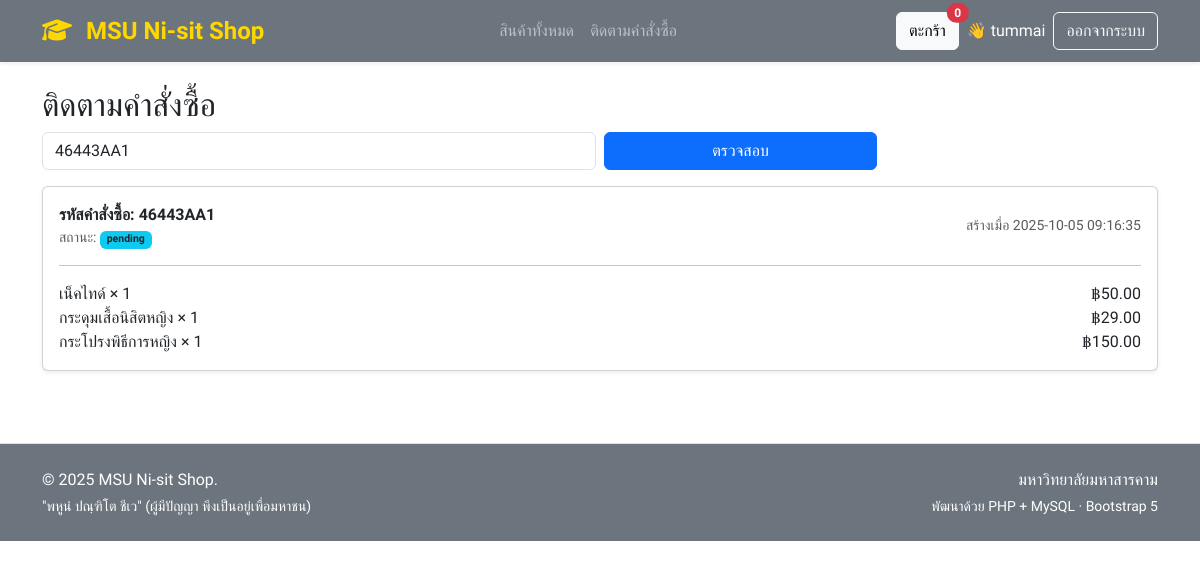
The app's page /track.php?code=46443AA1 (signed in) with its own data.
### tables this page shows
CREATE TABLE `orders` (
  `id` int(11) NOT NULL,
  `order_code` varchar(12) NOT NULL,
  `user_name` varchar(150) NOT NULL,
  `user_phone` varchar(50) NOT NULL,
  `user_email` varchar(150) DEFAULT NULL,
  `pickup_option` enum('pickup','delivery') NOT NULL DEFAULT 'pickup',
  `pickup_date` date DEFAULT NULL,
  `payment_method` varchar(50) DEFAULT NULL,
  `status` enum('pending','confirmed','preparing','ready_for_pickup','picked_up','cancelled') NOT NULL DEFAULT 'pending',
  `created_at` timestamp NOT NULL DEFAULT current_timestamp()
);

CREATE TABLE `order_items` (
  `id` int(11) NOT NULL,
  `order_id` int(11) NOT NULL,
  `product_id` int(11) NOT NULL,
  `size` varchar(20) DEFAULT NULL,
  `qty` int(11) NOT NULL,
  `unit_price` decimal(10,2) NOT NULL
);

CREATE TABLE `products` (
  `id` int(11) NOT NULL,
  `sku` varchar(50) DEFAULT NULL,
  `name` varchar(150) NOT NULL,
  `description` text DEFAULT NULL,
  `price` decimal(10,2) NOT NULL DEFAULT 0.00,
  `stock` int(11) NOT NULL DEFAULT 0,
  `expected_restock_date` date DEFAULT NULL,
  `image` varchar(255) DEFAULT NULL,
  `is_active` tinyint(1) NOT NULL DEFAULT 1,
  `created_at` timestamp NOT NULL DEFAULT current_timestamp(),
  `updated_at` timestamp NOT NULL DEFAULT current_timestamp() ON UPDATE current_timestamp()
);

### functions.php (called while the page is built, shortened)
<?php
function money($n) { return number_format((float)$n, 2); }

### track.php (the view, shortened to what this page needs)
<?php require_once __DIR__ . '/db.php'; require_once __DIR__ . '/partials/header.php';
$code = trim($_GET['code'] ?? '');
$order = null; $items = [];
if ($code !== '') {
$st = $pdo->prepare('SELECT * FROM orders WHERE order_code = ?');
$st->execute([$code]);
$order = $st->fetch();
if ($order) {
$it = $pdo->prepare('SELECT oi.*, p.name FROM order_items oi JOIN products p ON p.id=oi.product_id WHERE order_id = ?');
$it->execute([$order['id']]);
$items = $it->fetchAll();
}
}
?>
<h2>ติดตามคำสั่งซื้อ</h2>
<form class="row g-2 mb-3" method="get">
<div class="col-md-6">
<input class="form-control" type="text" name="code" placeholder="เช่น ABCD1234" value="<?= htmlspecialchars($code) ?>">
</div>
<div class="col-md-3">
<button class="btn btn-primary w-100">ตรวจสอบ</button>
</div>
</form>
<?php if ($order): ?>
<div class="card card-body shadow-sm">
<div class="d-flex justify-content-between align-items-center">
<div>
<div class="fw-bold">รหัสคำสั่งซื้อ: <?= htmlspecialchars($order['order_code']) ?></div>
<div class="text-muted small">สถานะ: <span class="badge bg-info text-dark"><?= htmlspecialchars($order['status']) ?></span></div>
</div>
<div class="text-end small text-muted">สร้างเมื่อ <?= htmlspecialchars($order['created_at']) ?></div>
</div>
<hr>
<?php foreach ($items as $it): ?>
<div class="d-flex justify-content-between">
<span><?= htmlspecialchars($it['name']) ?> × <?= (int)$it['qty'] ?></span>
<span>฿<?= money($it['unit_price']*$it['qty']) ?></span>
</div>
<?php endforeach; ?>
</div>
<?php endif; ?>
<?php require_once __DIR__ . '/partials/footer.php'; ?>

### records on screen
orders: order_code "46443AA1", status "pending", created_at "2025-10-05 09:16:35"
order_items: product.name "เน็คไทด์", qty "1", money($it['unit_price']*$it['qty']) "50.00"
order_items: product.name "กระดุมเสื้อนิสิตหญิง", qty "1", money($it['unit_price']*$it['qty']) "29.00"
order_items: product.name "กระโปรงพิธีการหญิง", qty "1", money($it['unit_price']*$it['qty']) "150.00"

### other values on screen
cart_count() "0"
$_SESSION['user']['name'] "tummai"
